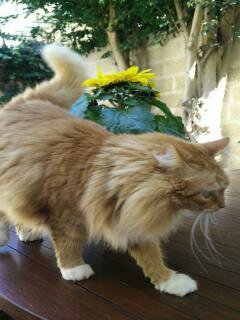
%> input picture Undergraduate/Third Year/MATLAB Content Based Image Retrieval/MATLAB code/Kiki.jpg, 240 x 320 px
$ octave --eval "computeHessian;"   (GNU Octave 9; MATLAB toolbox functions it lacks are replaced by stand-ins)
%> lines starting %> are read from the running program, lines starting %| are printed output that depends on the picture
function computeHessian
%unfinished
im = imread('Kiki.jpg');
%> im is the input picture: size 320x240x3 uint8; mean R, G, B 114.1, 110.5, 87.3
im = double(rgb2gray(im));
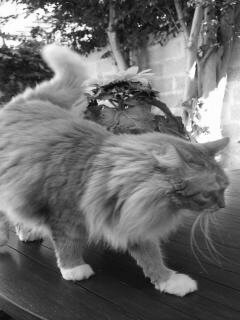
%> im: size 320x240 double; min 2, max 255, mean 108.9
im = im ./ 255;
sigmaList = [1:5];

for i = 1:numel(sigmaList)
    Hessian(:,:,i) = getHessian(im,sigmaList(i));
end
%> this loop made 5 passes
%> pass 1, in getHessian, `Lxx = conv2(im,Gxx,'same');`:
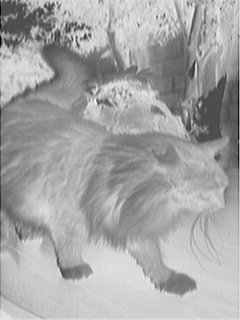
%> Lxx: size 320x240 double; min -0.334, max 0.0323, mean -0.0959; drawn with min black and max white
%> pass 1, in getHessian, `Lyy = conv2(im,Gyy,'same');`:
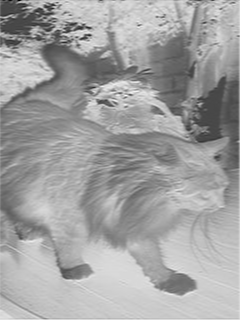
%> Lyy: size 320x240 double; min -0.325, max 0.0374, mean -0.0955; drawn with min black and max white
%> pass 1, in getHessian, `Hessian = (Lxx.*Lyy) - (Lxy.^2);`:
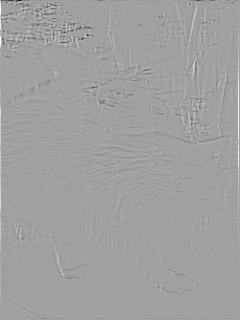
%> Hessian: size 320x240 double; min -0.0466, max 0.0276, mean -4.65e-05; drawn with min black and max white
%> pass 2, in getHessian (call 2), `Lxx = conv2(im,Gxx,'same');`:
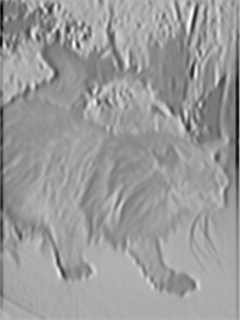
%> Lxx: size 320x240 double; min -0.0695, max 0.0282, mean -0.0102; drawn with min black and max white

Hessian2 = zeros(size(Hessian(:,:,1)));
%> Hessian2: size 320x240 double; every value is 0
for i = 1:numel(sigmaList)
    Hessian2 = Hessian2 + Hessian(:,:,i);
end

Hessian2 = Hessian2 ./ length(sigmaList);
figure;
imagesc(Hessian2);colormap gray;axis image;axis off;

function Hessian = getHessian(im,sigma)
g = fspecial('gaussian',round([sigma*6,sigma*6]),sigma);
Gy = diff(g);
Gyy = diff(Gy);
Gx = Gy';
Gxy = diff(Gy);
Gxx = Gyy';

Lxx = conv2(im,Gxx,'same');
Lyy = conv2(im,Gyy,'same');
Lxy = conv2(im,Gxy,'same');
Hessian = (Lxx.*Lyy) - (Lxy.^2);
